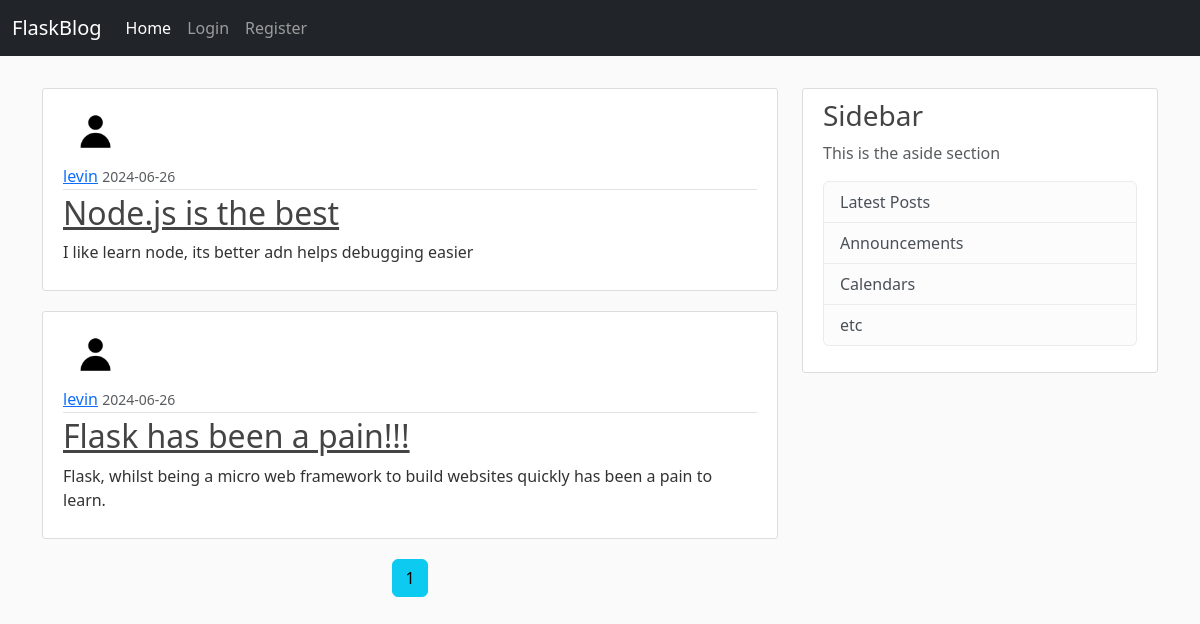
The app's page /home, older data.
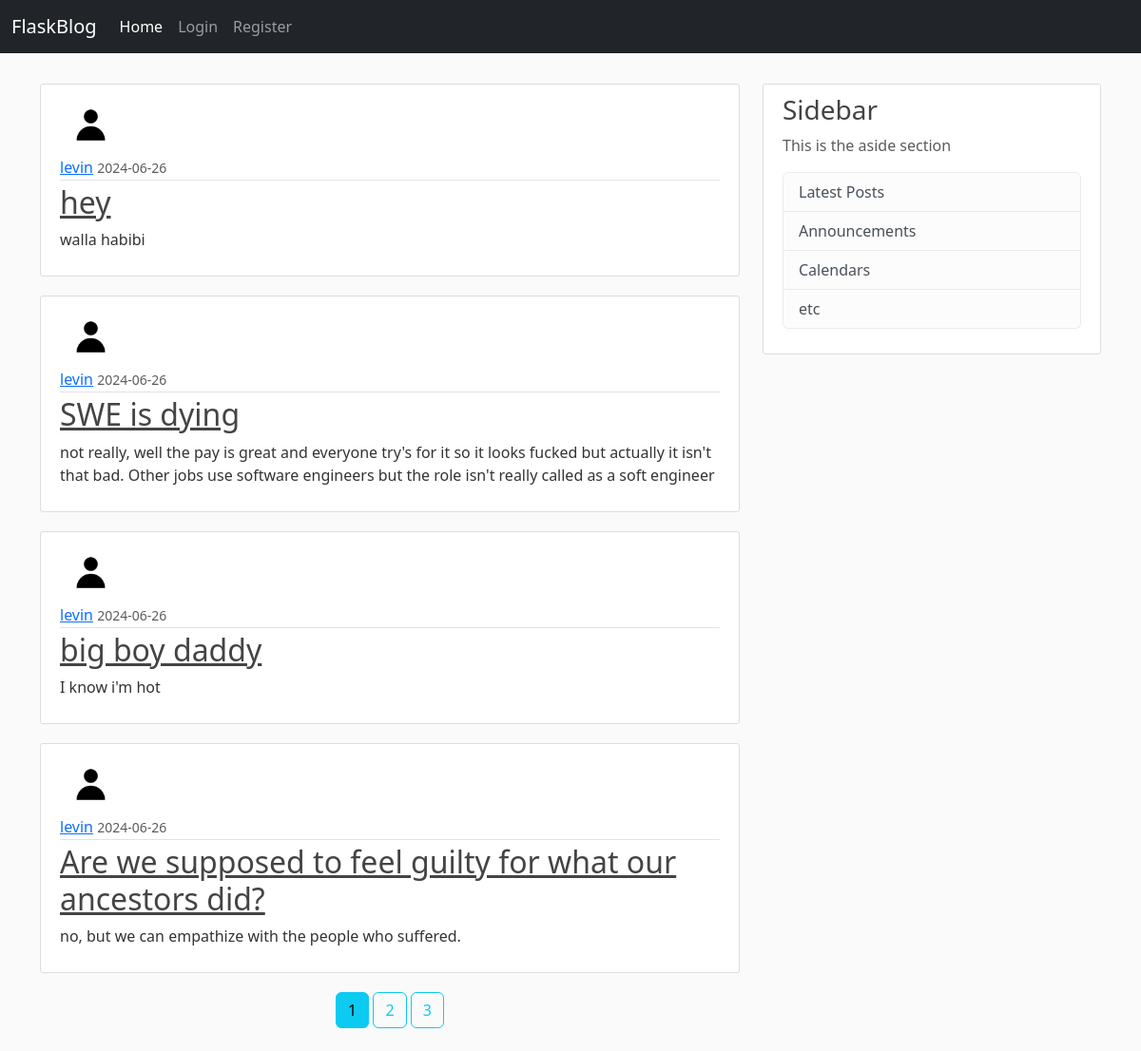
The same page, newer data.
### flaskblog/models.py (models this page shows, shortened)
class Post(db.Model):
    id = db.Column(db.Integer, primary_key=True)
    title = db.Column(db.String(100), nullable=False)
    date_posted = db.Column(db.DateTime, nullable=False, default=datetime.utcnow)
    content = db.Column(db.Text, nullable=False)
    user_id = db.Column(db.Integer, db.ForeignKey('user.id'), nullable=False)

class User(db.Model, UserMixin):
    id = db.Column(db.Integer, primary_key=True)
    username = db.Column(db.String(30), nullable=False)
    email = db.Column(db.String(100), nullable=False, unique=True)
    image_file = db.Column(db.String(20), nullable=False, default='default.jpg')
    password = db.Column(db.String(60), nullable=False)
    posts = db.relationship('Post', backref='author', lazy=True)

### flaskblog/main/routes.py (the view)
@main.route("/")
@main.route("/home")
def home():
    page = request.args.get('page', 1, type=int) # gets the page number from the URL
    posts = Post.query.order_by(Post.date_posted.desc()).paginate(page=page, per_page=4)
    return render_template('home.html', posts=posts)

### flaskblog/templates/home.html (shortened to what this page needs)
{% extends "base.html" %}
{% block content %}
    {% for post in posts.items %}
        <article class="media-body content-section">
            <img src="{{ url_for('static', filename='images/' + post.author.image_file) }}" alt="user profile picture" class="rounded-circle article-img">
            <div class="article-metadata">
                <a class="mr-2" href="{{ url_for('users.user_posts', username=post.author.username) }}">{{ post.author.username }}</a>
                <small class="text-muted">{{ post.date_posted.strftime('%Y-%m-%d') }}</small>
            </div>
            <h2><a class="article-title" href="{{ url_for('posts.post', post_id = post.id) }}">{{ post.title }}</a></h2>
            <p class="article-content">{{ post.content }}</p>
        </article>
    {% endfor %}
    <center>
        {% for page_num in posts.iter_pages(left_edge=1, right_edge=1, left_current=1, right_current=2) %}
            {% if page_num %}
                {% if posts.page == page_num %}
                    <a href="{{ url_for('main.home', page=page_num) }}" class="btn btn-info mb-4">{{ page_num }}</a>
                {% else %}
                    <a href="{{ url_for('main.home', page=page_num) }}" class="btn btn-outline-info mb-4">{{ page_num }}</a>
                {% endif %}
            {% else %}
                ...
            {% endif %}
        {% endfor %}
    </center>
{% endblock %}

Row changes from the older to the newer data that the page shows:
no longer on this page (row unchanged): Post: image_file (placeholder picture), author.username "levin", date_posted "2024-06-26", title "Node.js is the best", content "I like learn node, its better adn helps debugging easier"
no longer on this page (row unchanged): Post: image_file (placeholder picture), author.username "levin", date_posted "2024-06-26", title "Flask has been a pain!!!", content "Flask, whilst being a micro web framework to build websites quickly has been a pain to learn."
added Post: image_file (placeholder picture), author.username "levin", date_posted "2024-06-26", title "hey", content "walla habibi"
added Post: image_file (placeholder picture), author.username "levin", date_posted "2024-06-26", title "SWE is dying", content "not really, well the pay is great and everyone try's for it so it looks fucked but actually it isn't that bad. Other jobs use software engineers but the role isn't really called as a soft engineer"
added Post: image_file (placeholder picture), author.username "levin", date_posted "2024-06-26", title "big boy daddy", content "I know i'm hot"
added Post: image_file (placeholder picture), author.username "levin", date_posted "2024-06-26", title "Are we supposed to feel guilty for what our ancestors did?", content "no, but we can empathize with the people who suffered."
Text that changed along with them:
new list line: "2"
new list line: "3"
